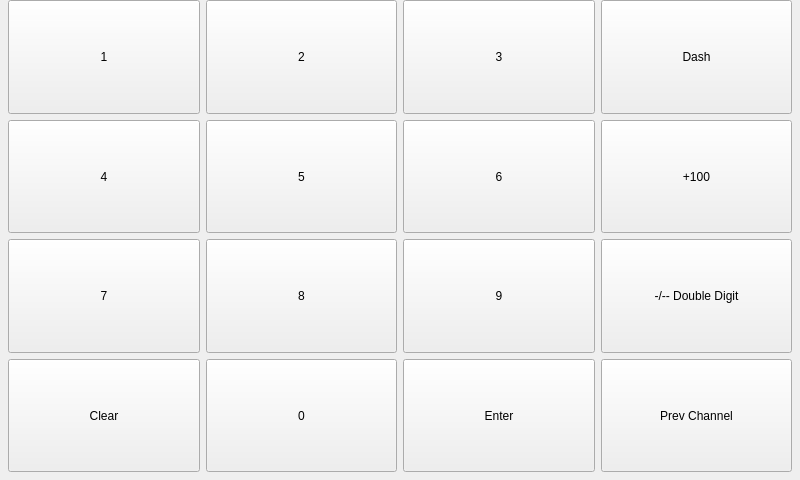
<?xml version="1.0" encoding="UTF-8"?>
<ui version="4.0">
 <class>PIRKeypadForm</class>
 <widget class="QWidget" name="PIRKeypadForm">
  <property name="geometry">
   <rect>
    <x>0</x>
    <y>0</y>
    <width>800</width>
    <height>480</height>
   </rect>
  </property>
  <property name="windowTitle">
   <string>Form</string>
  </property>
  <layout class="QGridLayout" name="gridLayout">
   <property name="leftMargin">
    <number>8</number>
   </property>
   <property name="topMargin">
    <number>0</number>
   </property>
   <property name="rightMargin">
    <number>8</number>
   </property>
   <property name="bottomMargin">
    <number>8</number>
   </property>
   <item row="0" column="0">
    <widget class="QPushButton" name="oneButton">
     <property name="sizePolicy">
      <sizepolicy hsizetype="Expanding" vsizetype="Expanding">
       <horstretch>0</horstretch>
       <verstretch>0</verstretch>
      </sizepolicy>
     </property>
     <property name="text">
      <string>1</string>
     </property>
    </widget>
   </item>
   <item row="0" column="1">
    <widget class="QPushButton" name="twoButton">
     <property name="sizePolicy">
      <sizepolicy hsizetype="Minimum" vsizetype="Minimum">
       <horstretch>0</horstretch>
       <verstretch>0</verstretch>
      </sizepolicy>
     </property>
     <property name="text">
      <string>2</string>
     </property>
    </widget>
   </item>
   <item row="0" column="2">
    <widget class="QPushButton" name="threeButton">
     <property name="sizePolicy">
      <sizepolicy hsizetype="Minimum" vsizetype="Minimum">
       <horstretch>0</horstretch>
       <verstretch>0</verstretch>
      </sizepolicy>
     </property>
     <property name="text">
      <string>3</string>
     </property>
    </widget>
   </item>
   <item row="0" column="3">
    <widget class="QPushButton" name="dashButton">
     <property name="sizePolicy">
      <sizepolicy hsizetype="Expanding" vsizetype="Expanding">
       <horstretch>0</horstretch>
       <verstretch>0</verstretch>
      </sizepolicy>
     </property>
     <property name="text">
      <string>Dash</string>
     </property>
     <property name="icon">
      <iconset resource="../PierogiResources.qrc">
       <normaloff>:/icons/dash.png</normaloff>:/icons/dash.png</iconset>
     </property>
     <property name="iconSize">
      <size>
       <width>48</width>
       <height>48</height>
      </size>
     </property>
    </widget>
   </item>
   <item row="1" column="0">
    <widget class="QPushButton" name="fourButton">
     <property name="sizePolicy">
      <sizepolicy hsizetype="Expanding" vsizetype="Expanding">
       <horstretch>0</horstretch>
       <verstretch>0</verstretch>
      </sizepolicy>
     </property>
     <property name="text">
      <string>4</string>
     </property>
    </widget>
   </item>
   <item row="1" column="1">
    <widget class="QPushButton" name="fiveButton">
     <property name="sizePolicy">
      <sizepolicy hsizetype="Expanding" vsizetype="Expanding">
       <horstretch>0</horstretch>
       <verstretch>0</verstretch>
      </sizepolicy>
     </property>
     <property name="text">
      <string>5</string>
     </property>
    </widget>
   </item>
   <item row="1" column="2">
    <widget class="QPushButton" name="sixButton">
     <property name="sizePolicy">
      <sizepolicy hsizetype="Minimum" vsizetype="Minimum">
       <horstretch>0</horstretch>
       <verstretch>0</verstretch>
      </sizepolicy>
     </property>
     <property name="text">
      <string>6</string>
     </property>
    </widget>
   </item>
   <item row="1" column="3">
    <widget class="QPushButton" name="plusOneHundredButton">
     <property name="sizePolicy">
      <sizepolicy hsizetype="Expanding" vsizetype="Expanding">
       <horstretch>0</horstretch>
       <verstretch>0</verstretch>
      </sizepolicy>
     </property>
     <property name="text">
      <string>+100</string>
     </property>
    </widget>
   </item>
   <item row="2" column="0">
    <widget class="QPushButton" name="sevenButton">
     <property name="sizePolicy">
      <sizepolicy hsizetype="Minimum" vsizetype="Minimum">
       <horstretch>0</horstretch>
       <verstretch>0</verstretch>
      </sizepolicy>
     </property>
     <property name="text">
      <string>7</string>
     </property>
    </widget>
   </item>
   <item row="2" column="1">
    <widget class="QPushButton" name="eightButton">
     <property name="sizePolicy">
      <sizepolicy hsizetype="Expanding" vsizetype="Expanding">
       <horstretch>0</horstretch>
       <verstretch>0</verstretch>
      </sizepolicy>
     </property>
     <property name="text">
      <string>8</string>
     </property>
    </widget>
   </item>
   <item row="2" column="2">
    <widget class="QPushButton" name="nineButton">
     <property name="sizePolicy">
      <sizepolicy hsizetype="Expanding" vsizetype="Expanding">
       <horstretch>0</horstretch>
       <verstretch>0</verstretch>
      </sizepolicy>
     </property>
     <property name="text">
      <string>9</string>
     </property>
    </widget>
   </item>
   <item row="2" column="3">
    <widget class="QPushButton" name="doubleDigitButton">
     <property name="sizePolicy">
      <sizepolicy hsizetype="Expanding" vsizetype="Expanding">
       <horstretch>0</horstretch>
       <verstretch>0</verstretch>
      </sizepolicy>
     </property>
     <property name="text">
      <string>-/-- Double Digit</string>
     </property>
    </widget>
   </item>
   <item row="3" column="0">
    <widget class="QPushButton" name="clearButton">
     <property name="sizePolicy">
      <sizepolicy hsizetype="Expanding" vsizetype="Expanding">
       <horstretch>0</horstretch>
       <verstretch>0</verstretch>
      </sizepolicy>
     </property>
     <property name="text">
      <string>Clear</string>
     </property>
     <property name="iconSize">
      <size>
       <width>48</width>
       <height>48</height>
      </size>
     </property>
    </widget>
   </item>
   <item row="3" column="1">
    <widget class="QPushButton" name="zeroButton">
     <property name="sizePolicy">
      <sizepolicy hsizetype="Minimum" vsizetype="Minimum">
       <horstretch>0</horstretch>
       <verstretch>0</verstretch>
      </sizepolicy>
     </property>
     <property name="text">
      <string>0</string>
     </property>
    </widget>
   </item>
   <item row="3" column="2">
    <widget class="QPushButton" name="enterButton">
     <property name="sizePolicy">
      <sizepolicy hsizetype="Expanding" vsizetype="Expanding">
       <horstretch>0</horstretch>
       <verstretch>0</verstretch>
      </sizepolicy>
     </property>
     <property name="text">
      <string>Enter</string>
     </property>
    </widget>
   </item>
   <item row="3" column="3">
    <widget class="QPushButton" name="prevChannelButton">
     <property name="sizePolicy">
      <sizepolicy hsizetype="Expanding" vsizetype="Expanding">
       <horstretch>0</horstretch>
       <verstretch>0</verstretch>
      </sizepolicy>
     </property>
     <property name="text">
      <string>Prev Channel</string>
     </property>
    </widget>
   </item>
  </layout>
 </widget>
 <resources>
  <include location="../PierogiResources.qrc"/>
 </resources>
 <connections>
  <connection>
   <sender>PIRKeypadForm</sender>
   <signal>oneEnabled(bool)</signal>
   <receiver>oneButton</receiver>
   <slot>setEnabled(bool)</slot>
   <hints>
    <hint type="sourcelabel">
     <x>399</x>
     <y>239</y>
    </hint>
    <hint type="destinationlabel">
     <x>102</x>
     <y>64</y>
    </hint>
   </hints>
  </connection>
  <connection>
   <sender>PIRKeypadForm</sender>
   <signal>twoEnabled(bool)</signal>
   <receiver>twoButton</receiver>
   <slot>setEnabled(bool)</slot>
   <hints>
    <hint type="sourcelabel">
     <x>399</x>
     <y>239</y>
    </hint>
    <hint type="destinationlabel">
     <x>300</x>
     <y>64</y>
    </hint>
   </hints>
  </connection>
  <connection>
   <sender>PIRKeypadForm</sender>
   <signal>threeEnabled(bool)</signal>
   <receiver>threeButton</receiver>
   <slot>setEnabled(bool)</slot>
   <hints>
    <hint type="sourcelabel">
     <x>399</x>
     <y>239</y>
    </hint>
    <hint type="destinationlabel">
     <x>499</x>
     <y>64</y>
    </hint>
   </hints>
  </connection>
  <connection>
   <sender>PIRKeypadForm</sender>
   <signal>fourEnabled(bool)</signal>
   <receiver>fourButton</receiver>
   <slot>setEnabled(bool)</slot>
   <hints>
    <hint type="sourcelabel">
     <x>399</x>
     <y>239</y>
    </hint>
    <hint type="destinationlabel">
     <x>102</x>
     <y>182</y>
    </hint>
   </hints>
  </connection>
  <connection>
   <sender>PIRKeypadForm</sender>
   <signal>fiveEnabled(bool)</signal>
   <receiver>fiveButton</receiver>
   <slot>setEnabled(bool)</slot>
   <hints>
    <hint type="sourcelabel">
     <x>399</x>
     <y>239</y>
    </hint>
    <hint type="destinationlabel">
     <x>300</x>
     <y>182</y>
    </hint>
   </hints>
  </connection>
  <connection>
   <sender>PIRKeypadForm</sender>
   <signal>sixEnabled(bool)</signal>
   <receiver>sixButton</receiver>
   <slot>setEnabled(bool)</slot>
   <hints>
    <hint type="sourcelabel">
     <x>399</x>
     <y>239</y>
    </hint>
    <hint type="destinationlabel">
     <x>499</x>
     <y>182</y>
    </hint>
   </hints>
  </connection>
  <connection>
   <sender>PIRKeypadForm</sender>
   <signal>sevenEnabled(bool)</signal>
   <receiver>sevenButton</receiver>
   <slot>setEnabled(bool)</slot>
   <hints>
    <hint type="sourcelabel">
     <x>399</x>
     <y>239</y>
    </hint>
    <hint type="destinationlabel">
     <x>102</x>
     <y>301</y>
    </hint>
   </hints>
  </connection>
  <connection>
   <sender>PIRKeypadForm</sender>
   <signal>eightEnabled(bool)</signal>
   <receiver>eightButton</receiver>
   <slot>setEnabled(bool)</slot>
   <hints>
    <hint type="sourcelabel">
     <x>399</x>
     <y>239</y>
    </hint>
    <hint type="destinationlabel">
     <x>300</x>
     <y>301</y>
    </hint>
   </hints>
  </connection>
  <connection>
   <sender>PIRKeypadForm</sender>
   <signal>nineEnabled(bool)</signal>
   <receiver>nineButton</receiver>
   <slot>setEnabled(bool)</slot>
   <hints>
    <hint type="sourcelabel">
     <x>399</x>
     <y>239</y>
    </hint>
    <hint type="destinationlabel">
     <x>499</x>
     <y>301</y>
    </hint>
   </hints>
  </connection>
  <connection>
   <sender>PIRKeypadForm</sender>
   <signal>zeroEnabled(bool)</signal>
   <receiver>zeroButton</receiver>
   <slot>setEnabled(bool)</slot>
   <hints>
    <hint type="sourcelabel">
     <x>399</x>
     <y>239</y>
    </hint>
    <hint type="destinationlabel">
     <x>300</x>
     <y>419</y>
    </hint>
   </hints>
  </connection>
  <connection>
   <sender>PIRKeypadForm</sender>
   <signal>clearEnabled(bool)</signal>
   <receiver>clearButton</receiver>
   <slot>setEnabled(bool)</slot>
   <hints>
    <hint type="sourcelabel">
     <x>399</x>
     <y>239</y>
    </hint>
    <hint type="destinationlabel">
     <x>102</x>
     <y>419</y>
    </hint>
   </hints>
  </connection>
  <connection>
   <sender>PIRKeypadForm</sender>
   <signal>enterEnabled(bool)</signal>
   <receiver>enterButton</receiver>
   <slot>setEnabled(bool)</slot>
   <hints>
    <hint type="sourcelabel">
     <x>399</x>
     <y>239</y>
    </hint>
    <hint type="destinationlabel">
     <x>499</x>
     <y>419</y>
    </hint>
   </hints>
  </connection>
  <connection>
   <sender>PIRKeypadForm</sender>
   <signal>dashEnabled(bool)</signal>
   <receiver>dashButton</receiver>
   <slot>setEnabled(bool)</slot>
   <hints>
    <hint type="sourcelabel">
     <x>399</x>
     <y>239</y>
    </hint>
    <hint type="destinationlabel">
     <x>697</x>
     <y>64</y>
    </hint>
   </hints>
  </connection>
  <connection>
   <sender>PIRKeypadForm</sender>
   <signal>plusOneHundredEnabled(bool)</signal>
   <receiver>plusOneHundredButton</receiver>
   <slot>setEnabled(bool)</slot>
   <hints>
    <hint type="sourcelabel">
     <x>399</x>
     <y>239</y>
    </hint>
    <hint type="destinationlabel">
     <x>697</x>
     <y>182</y>
    </hint>
   </hints>
  </connection>
  <connection>
   <sender>PIRKeypadForm</sender>
   <signal>doubleDigitEnabled(bool)</signal>
   <receiver>doubleDigitButton</receiver>
   <slot>setEnabled(bool)</slot>
   <hints>
    <hint type="sourcelabel">
     <x>399</x>
     <y>239</y>
    </hint>
    <hint type="destinationlabel">
     <x>697</x>
     <y>301</y>
    </hint>
   </hints>
  </connection>
  <connection>
   <sender>PIRKeypadForm</sender>
   <signal>prevChannelEnabled(bool)</signal>
   <receiver>prevChannelButton</receiver>
   <slot>setEnabled(bool)</slot>
   <hints>
    <hint type="sourcelabel">
     <x>399</x>
     <y>239</y>
    </hint>
    <hint type="destinationlabel">
     <x>697</x>
     <y>419</y>
    </hint>
   </hints>
  </connection>
 </connections>
 <slots>
  <signal>oneEnabled(bool)</signal>
  <signal>twoEnabled(bool)</signal>
  <signal>threeEnabled(bool)</signal>
  <signal>fourEnabled(bool)</signal>
  <signal>fiveEnabled(bool)</signal>
  <signal>sixEnabled(bool)</signal>
  <signal>sevenEnabled(bool)</signal>
  <signal>eightEnabled(bool)</signal>
  <signal>nineEnabled(bool)</signal>
  <signal>zeroEnabled(bool)</signal>
  <signal>clearEnabled(bool)</signal>
  <signal>enterEnabled(bool)</signal>
  <signal>dashEnabled(bool)</signal>
  <signal>plusOneHundredEnabled(bool)</signal>
  <signal>doubleDigitEnabled(bool)</signal>
  <signal>prevChannelEnabled(bool)</signal>
 </slots>
</ui>
